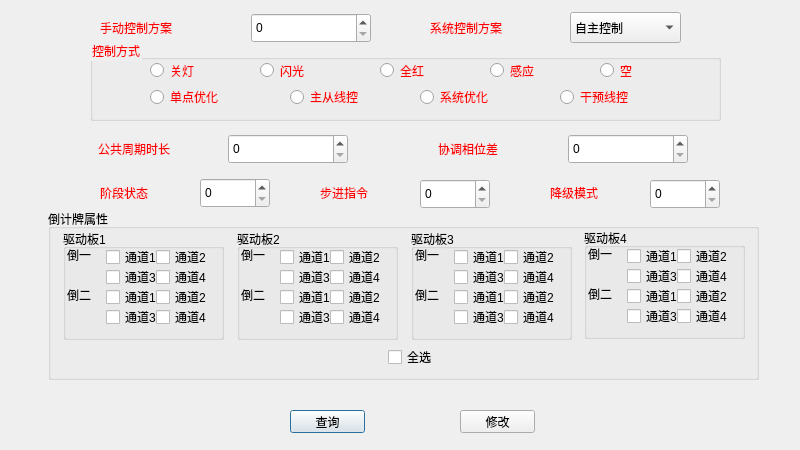
<?xml version="1.0" encoding="UTF-8"?>
<ui version="4.0">
 <class>DialogContrlParm</class>
 <widget class="QDialog" name="DialogContrlParm">
  <property name="geometry">
   <rect>
    <x>0</x>
    <y>0</y>
    <width>800</width>
    <height>450</height>
   </rect>
  </property>
  <property name="windowTitle">
   <string>控制方案表</string>
  </property>
  <widget class="QSpinBox" name="spinphasedif">
   <property name="geometry">
    <rect>
     <x>568</x>
     <y>134</y>
     <width>120</width>
     <height>30</height>
    </rect>
   </property>
   <property name="styleSheet">
    <string notr="true">font: 14pt &quot;黑体&quot;;</string>
   </property>
   <property name="maximum">
    <number>255</number>
   </property>
  </widget>
  <widget class="QLabel" name="label">
   <property name="geometry">
    <rect>
     <x>100</x>
     <y>13</y>
     <width>120</width>
     <height>30</height>
    </rect>
   </property>
   <property name="styleSheet">
    <string notr="true">font: 13pt &quot;黑体&quot;;
color:red;�</string>
   </property>
   <property name="text">
    <string>手动控制方案</string>
   </property>
  </widget>
  <widget class="QSpinBox" name="spinstate">
   <property name="geometry">
    <rect>
     <x>200</x>
     <y>178</y>
     <width>70</width>
     <height>30</height>
    </rect>
   </property>
   <property name="styleSheet">
    <string notr="true">font: 14pt &quot;黑体&quot;;</string>
   </property>
   <property name="maximum">
    <number>16</number>
   </property>
  </widget>
  <widget class="QGroupBox" name="groupBox_6">
   <property name="geometry">
    <rect>
     <x>48</x>
     <y>209</y>
     <width>711</width>
     <height>171</height>
    </rect>
   </property>
   <property name="styleSheet">
    <string notr="true"/>
   </property>
   <property name="title">
    <string>倒计牌属性</string>
   </property>
   <widget class="QGroupBox" name="groupBox_5">
    <property name="geometry">
     <rect>
      <x>536</x>
      <y>19</y>
      <width>161</width>
      <height>111</height>
     </rect>
    </property>
    <property name="title">
     <string>驱动板4</string>
    </property>
    <widget class="QLabel" name="label_14">
     <property name="geometry">
      <rect>
       <x>4</x>
       <y>20</y>
       <width>54</width>
       <height>12</height>
      </rect>
     </property>
     <property name="text">
      <string>倒一</string>
     </property>
    </widget>
    <widget class="QLabel" name="label_15">
     <property name="geometry">
      <rect>
       <x>4</x>
       <y>60</y>
       <width>54</width>
       <height>12</height>
      </rect>
     </property>
     <property name="text">
      <string>倒二</string>
     </property>
    </widget>
    <widget class="QCheckBox" name="checkBox4_1">
     <property name="geometry">
      <rect>
       <x>43</x>
       <y>20</y>
       <width>71</width>
       <height>16</height>
      </rect>
     </property>
     <property name="text">
      <string>通道1</string>
     </property>
    </widget>
    <widget class="QCheckBox" name="checkBox4_2">
     <property name="geometry">
      <rect>
       <x>93</x>
       <y>20</y>
       <width>71</width>
       <height>16</height>
      </rect>
     </property>
     <property name="text">
      <string>通道2</string>
     </property>
    </widget>
    <widget class="QCheckBox" name="checkBox4_3">
     <property name="geometry">
      <rect>
       <x>43</x>
       <y>40</y>
       <width>71</width>
       <height>16</height>
      </rect>
     </property>
     <property name="text">
      <string>通道3</string>
     </property>
    </widget>
    <widget class="QCheckBox" name="checkBox4_4">
     <property name="geometry">
      <rect>
       <x>93</x>
       <y>40</y>
       <width>71</width>
       <height>16</height>
      </rect>
     </property>
     <property name="text">
      <string>通道4</string>
     </property>
    </widget>
    <widget class="QCheckBox" name="checkBox4_6">
     <property name="geometry">
      <rect>
       <x>93</x>
       <y>60</y>
       <width>71</width>
       <height>16</height>
      </rect>
     </property>
     <property name="text">
      <string>通道2</string>
     </property>
    </widget>
    <widget class="QCheckBox" name="checkBox4_5">
     <property name="geometry">
      <rect>
       <x>43</x>
       <y>60</y>
       <width>71</width>
       <height>16</height>
      </rect>
     </property>
     <property name="text">
      <string>通道1</string>
     </property>
    </widget>
    <widget class="QCheckBox" name="checkBox4_7">
     <property name="geometry">
      <rect>
       <x>43</x>
       <y>80</y>
       <width>71</width>
       <height>16</height>
      </rect>
     </property>
     <property name="text">
      <string>通道3</string>
     </property>
    </widget>
    <widget class="QCheckBox" name="checkBox4_8">
     <property name="geometry">
      <rect>
       <x>93</x>
       <y>80</y>
       <width>71</width>
       <height>16</height>
      </rect>
     </property>
     <property name="text">
      <string>通道4</string>
     </property>
    </widget>
   </widget>
   <widget class="QGroupBox" name="groupBox_4">
    <property name="geometry">
     <rect>
      <x>363</x>
      <y>20</y>
      <width>161</width>
      <height>111</height>
     </rect>
    </property>
    <property name="title">
     <string>驱动板3</string>
    </property>
    <widget class="QLabel" name="label_12">
     <property name="geometry">
      <rect>
       <x>4</x>
       <y>20</y>
       <width>54</width>
       <height>12</height>
      </rect>
     </property>
     <property name="text">
      <string>倒一</string>
     </property>
    </widget>
    <widget class="QLabel" name="label_13">
     <property name="geometry">
      <rect>
       <x>4</x>
       <y>60</y>
       <width>54</width>
       <height>12</height>
      </rect>
     </property>
     <property name="text">
      <string>倒二</string>
     </property>
    </widget>
    <widget class="QCheckBox" name="checkBox3_1">
     <property name="geometry">
      <rect>
       <x>43</x>
       <y>20</y>
       <width>71</width>
       <height>16</height>
      </rect>
     </property>
     <property name="text">
      <string>通道1</string>
     </property>
    </widget>
    <widget class="QCheckBox" name="checkBox3_2">
     <property name="geometry">
      <rect>
       <x>93</x>
       <y>20</y>
       <width>71</width>
       <height>16</height>
      </rect>
     </property>
     <property name="text">
      <string>通道2</string>
     </property>
    </widget>
    <widget class="QCheckBox" name="checkBox3_3">
     <property name="geometry">
      <rect>
       <x>43</x>
       <y>40</y>
       <width>71</width>
       <height>16</height>
      </rect>
     </property>
     <property name="text">
      <string>通道3</string>
     </property>
    </widget>
    <widget class="QCheckBox" name="checkBox3_4">
     <property name="geometry">
      <rect>
       <x>93</x>
       <y>40</y>
       <width>71</width>
       <height>16</height>
      </rect>
     </property>
     <property name="text">
      <string>通道4</string>
     </property>
    </widget>
    <widget class="QCheckBox" name="checkBox3_6">
     <property name="geometry">
      <rect>
       <x>93</x>
       <y>60</y>
       <width>71</width>
       <height>16</height>
      </rect>
     </property>
     <property name="text">
      <string>通道2</string>
     </property>
    </widget>
    <widget class="QCheckBox" name="checkBox3_5">
     <property name="geometry">
      <rect>
       <x>43</x>
       <y>60</y>
       <width>71</width>
       <height>16</height>
      </rect>
     </property>
     <property name="text">
      <string>通道1</string>
     </property>
    </widget>
    <widget class="QCheckBox" name="checkBox3_7">
     <property name="geometry">
      <rect>
       <x>43</x>
       <y>80</y>
       <width>71</width>
       <height>16</height>
      </rect>
     </property>
     <property name="text">
      <string>通道3</string>
     </property>
    </widget>
    <widget class="QCheckBox" name="checkBox3_8">
     <property name="geometry">
      <rect>
       <x>93</x>
       <y>80</y>
       <width>71</width>
       <height>16</height>
      </rect>
     </property>
     <property name="text">
      <string>通道4</string>
     </property>
    </widget>
   </widget>
   <widget class="QGroupBox" name="groupBox_3">
    <property name="geometry">
     <rect>
      <x>189</x>
      <y>20</y>
      <width>161</width>
      <height>111</height>
     </rect>
    </property>
    <property name="title">
     <string>驱动板2</string>
    </property>
    <widget class="QLabel" name="label_10">
     <property name="geometry">
      <rect>
       <x>4</x>
       <y>20</y>
       <width>54</width>
       <height>12</height>
      </rect>
     </property>
     <property name="text">
      <string>倒一</string>
     </property>
    </widget>
    <widget class="QLabel" name="label_11">
     <property name="geometry">
      <rect>
       <x>4</x>
       <y>60</y>
       <width>54</width>
       <height>12</height>
      </rect>
     </property>
     <property name="text">
      <string>倒二</string>
     </property>
    </widget>
    <widget class="QCheckBox" name="checkBox2_1">
     <property name="geometry">
      <rect>
       <x>43</x>
       <y>20</y>
       <width>71</width>
       <height>16</height>
      </rect>
     </property>
     <property name="text">
      <string>通道1</string>
     </property>
    </widget>
    <widget class="QCheckBox" name="checkBox2_2">
     <property name="geometry">
      <rect>
       <x>93</x>
       <y>20</y>
       <width>71</width>
       <height>16</height>
      </rect>
     </property>
     <property name="text">
      <string>通道2</string>
     </property>
    </widget>
    <widget class="QCheckBox" name="checkBox2_3">
     <property name="geometry">
      <rect>
       <x>43</x>
       <y>40</y>
       <width>71</width>
       <height>16</height>
      </rect>
     </property>
     <property name="text">
      <string>通道3</string>
     </property>
    </widget>
    <widget class="QCheckBox" name="checkBox2_4">
     <property name="geometry">
      <rect>
       <x>93</x>
       <y>40</y>
       <width>71</width>
       <height>16</height>
      </rect>
     </property>
     <property name="text">
      <string>通道4</string>
     </property>
    </widget>
    <widget class="QCheckBox" name="checkBox2_6">
     <property name="geometry">
      <rect>
       <x>93</x>
       <y>60</y>
       <width>71</width>
       <height>16</height>
      </rect>
     </property>
     <property name="text">
      <string>通道2</string>
     </property>
    </widget>
    <widget class="QCheckBox" name="checkBox2_5">
     <property name="geometry">
      <rect>
       <x>43</x>
       <y>60</y>
       <width>71</width>
       <height>16</height>
      </rect>
     </property>
     <property name="text">
      <string>通道1</string>
     </property>
    </widget>
    <widget class="QCheckBox" name="checkBox2_7">
     <property name="geometry">
      <rect>
       <x>43</x>
       <y>80</y>
       <width>71</width>
       <height>16</height>
      </rect>
     </property>
     <property name="text">
      <string>通道3</string>
     </property>
    </widget>
    <widget class="QCheckBox" name="checkBox2_8">
     <property name="geometry">
      <rect>
       <x>93</x>
       <y>80</y>
       <width>71</width>
       <height>16</height>
      </rect>
     </property>
     <property name="text">
      <string>通道4</string>
     </property>
    </widget>
   </widget>
   <widget class="QGroupBox" name="groupBox_2">
    <property name="geometry">
     <rect>
      <x>15</x>
      <y>20</y>
      <width>161</width>
      <height>111</height>
     </rect>
    </property>
    <property name="title">
     <string>驱动板1</string>
    </property>
    <widget class="QLabel" name="label_3">
     <property name="geometry">
      <rect>
       <x>4</x>
       <y>20</y>
       <width>54</width>
       <height>12</height>
      </rect>
     </property>
     <property name="text">
      <string>倒一</string>
     </property>
    </widget>
    <widget class="QLabel" name="label_9">
     <property name="geometry">
      <rect>
       <x>4</x>
       <y>60</y>
       <width>54</width>
       <height>12</height>
      </rect>
     </property>
     <property name="text">
      <string>倒二</string>
     </property>
    </widget>
    <widget class="QCheckBox" name="checkBox1_1">
     <property name="geometry">
      <rect>
       <x>43</x>
       <y>20</y>
       <width>71</width>
       <height>16</height>
      </rect>
     </property>
     <property name="text">
      <string>通道1</string>
     </property>
    </widget>
    <widget class="QCheckBox" name="checkBox1_2">
     <property name="geometry">
      <rect>
       <x>93</x>
       <y>20</y>
       <width>71</width>
       <height>16</height>
      </rect>
     </property>
     <property name="text">
      <string>通道2</string>
     </property>
    </widget>
    <widget class="QCheckBox" name="checkBox1_3">
     <property name="geometry">
      <rect>
       <x>43</x>
       <y>40</y>
       <width>71</width>
       <height>16</height>
      </rect>
     </property>
     <property name="text">
      <string>通道3</string>
     </property>
    </widget>
    <widget class="QCheckBox" name="checkBox1_4">
     <property name="geometry">
      <rect>
       <x>93</x>
       <y>40</y>
       <width>71</width>
       <height>16</height>
      </rect>
     </property>
     <property name="text">
      <string>通道4</string>
     </property>
    </widget>
    <widget class="QCheckBox" name="checkBox1_6">
     <property name="geometry">
      <rect>
       <x>93</x>
       <y>60</y>
       <width>71</width>
       <height>16</height>
      </rect>
     </property>
     <property name="text">
      <string>通道2</string>
     </property>
    </widget>
    <widget class="QCheckBox" name="checkBox1_5">
     <property name="geometry">
      <rect>
       <x>43</x>
       <y>60</y>
       <width>71</width>
       <height>16</height>
      </rect>
     </property>
     <property name="text">
      <string>通道1</string>
     </property>
    </widget>
    <widget class="QCheckBox" name="checkBox1_7">
     <property name="geometry">
      <rect>
       <x>43</x>
       <y>80</y>
       <width>71</width>
       <height>16</height>
      </rect>
     </property>
     <property name="text">
      <string>通道3</string>
     </property>
    </widget>
    <widget class="QCheckBox" name="checkBox1_8">
     <property name="geometry">
      <rect>
       <x>93</x>
       <y>80</y>
       <width>71</width>
       <height>16</height>
      </rect>
     </property>
     <property name="text">
      <string>通道4</string>
     </property>
    </widget>
   </widget>
   <widget class="QCheckBox" name="checkBox">
    <property name="geometry">
     <rect>
      <x>340</x>
      <y>140</y>
      <width>61</width>
      <height>16</height>
     </rect>
    </property>
    <property name="text">
     <string>全选</string>
    </property>
   </widget>
  </widget>
  <widget class="QSpinBox" name="spininstruction">
   <property name="geometry">
    <rect>
     <x>420</x>
     <y>179</y>
     <width>70</width>
     <height>30</height>
    </rect>
   </property>
   <property name="styleSheet">
    <string notr="true">font: 14pt &quot;黑体&quot;;</string>
   </property>
   <property name="maximum">
    <number>16</number>
   </property>
  </widget>
  <widget class="QLabel" name="label_4">
   <property name="geometry">
    <rect>
     <x>438</x>
     <y>134</y>
     <width>120</width>
     <height>30</height>
    </rect>
   </property>
   <property name="styleSheet">
    <string notr="true">font: 13pt &quot;黑体&quot;;
color:red;�</string>
   </property>
   <property name="text">
    <string>协调相位差</string>
   </property>
  </widget>
  <widget class="QLabel" name="label_7">
   <property name="geometry">
    <rect>
     <x>320</x>
     <y>178</y>
     <width>100</width>
     <height>30</height>
    </rect>
   </property>
   <property name="styleSheet">
    <string notr="true">font: 13pt &quot;黑体&quot;;
color:red;�</string>
   </property>
   <property name="text">
    <string>步进指令</string>
   </property>
  </widget>
  <widget class="QSpinBox" name="spinmodel">
   <property name="geometry">
    <rect>
     <x>650</x>
     <y>179</y>
     <width>70</width>
     <height>30</height>
    </rect>
   </property>
   <property name="styleSheet">
    <string notr="true">font: 14pt &quot;黑体&quot;;</string>
   </property>
   <property name="maximum">
    <number>13</number>
   </property>
  </widget>
  <widget class="QLabel" name="label_2">
   <property name="geometry">
    <rect>
     <x>430</x>
     <y>13</y>
     <width>120</width>
     <height>30</height>
    </rect>
   </property>
   <property name="styleSheet">
    <string notr="true">font: 13pt &quot;黑体&quot;;
color:red;�</string>
   </property>
   <property name="text">
    <string>系统控制方案</string>
   </property>
  </widget>
  <widget class="QLabel" name="label_5">
   <property name="geometry">
    <rect>
     <x>98</x>
     <y>134</y>
     <width>121</width>
     <height>30</height>
    </rect>
   </property>
   <property name="styleSheet">
    <string notr="true">font: 13pt &quot;黑体&quot;;
color:red;�</string>
   </property>
   <property name="text">
    <string>公共周期时长</string>
   </property>
  </widget>
  <widget class="QSpinBox" name="spinManual">
   <property name="geometry">
    <rect>
     <x>251</x>
     <y>13</y>
     <width>120</width>
     <height>30</height>
    </rect>
   </property>
   <property name="styleSheet">
    <string notr="true">font: 14pt &quot;黑体&quot;;</string>
   </property>
   <property name="maximum">
    <number>255</number>
   </property>
  </widget>
  <widget class="QSpinBox" name="spincycletime">
   <property name="geometry">
    <rect>
     <x>228</x>
     <y>134</y>
     <width>120</width>
     <height>30</height>
    </rect>
   </property>
   <property name="styleSheet">
    <string notr="true">font: 14pt &quot;黑体&quot;;</string>
   </property>
   <property name="maximum">
    <number>255</number>
   </property>
  </widget>
  <widget class="QLabel" name="label_8">
   <property name="geometry">
    <rect>
     <x>550</x>
     <y>178</y>
     <width>100</width>
     <height>30</height>
    </rect>
   </property>
   <property name="styleSheet">
    <string notr="true">font: 13pt &quot;黑体&quot;;
color:red;�</string>
   </property>
   <property name="text">
    <string>降级模式</string>
   </property>
  </widget>
  <widget class="QLabel" name="label_6">
   <property name="geometry">
    <rect>
     <x>100</x>
     <y>178</y>
     <width>100</width>
     <height>30</height>
    </rect>
   </property>
   <property name="styleSheet">
    <string notr="true">font: 13pt &quot;黑体&quot;;
color:red;�</string>
   </property>
   <property name="text">
    <string>阶段状态</string>
   </property>
  </widget>
  <widget class="QGroupBox" name="groupBox">
   <property name="geometry">
    <rect>
     <x>90</x>
     <y>40</y>
     <width>631</width>
     <height>81</height>
    </rect>
   </property>
   <property name="styleSheet">
    <string notr="true">font: 11pt &quot;黑体&quot;;
color:red;�</string>
   </property>
   <property name="title">
    <string>控制方式</string>
   </property>
   <widget class="QRadioButton" name="radioclose">
    <property name="geometry">
     <rect>
      <x>60</x>
      <y>20</y>
      <width>71</width>
      <height>21</height>
     </rect>
    </property>
    <property name="text">
     <string>关灯</string>
    </property>
   </widget>
   <widget class="QRadioButton" name="radioflash">
    <property name="geometry">
     <rect>
      <x>170</x>
      <y>20</y>
      <width>71</width>
      <height>21</height>
     </rect>
    </property>
    <property name="text">
     <string>闪光</string>
    </property>
   </widget>
   <widget class="QRadioButton" name="radioallred">
    <property name="geometry">
     <rect>
      <x>290</x>
      <y>20</y>
      <width>71</width>
      <height>21</height>
     </rect>
    </property>
    <property name="text">
     <string>全红</string>
    </property>
   </widget>
   <widget class="QRadioButton" name="radiofeel">
    <property name="geometry">
     <rect>
      <x>400</x>
      <y>20</y>
      <width>71</width>
      <height>21</height>
     </rect>
    </property>
    <property name="text">
     <string>感应</string>
    </property>
   </widget>
   <widget class="QRadioButton" name="radiosinglebetter">
    <property name="geometry">
     <rect>
      <x>60</x>
      <y>47</y>
      <width>110</width>
      <height>20</height>
     </rect>
    </property>
    <property name="text">
     <string>单点优化</string>
    </property>
   </widget>
   <widget class="QRadioButton" name="radiomasterlinecontrl">
    <property name="geometry">
     <rect>
      <x>200</x>
      <y>47</y>
      <width>110</width>
      <height>20</height>
     </rect>
    </property>
    <property name="text">
     <string>主从线控</string>
    </property>
   </widget>
   <widget class="QRadioButton" name="radiosystembetter">
    <property name="geometry">
     <rect>
      <x>330</x>
      <y>47</y>
      <width>110</width>
      <height>20</height>
     </rect>
    </property>
    <property name="text">
     <string>系统优化</string>
    </property>
   </widget>
   <widget class="QRadioButton" name="radiointerventionlinecontrl">
    <property name="geometry">
     <rect>
      <x>470</x>
      <y>47</y>
      <width>110</width>
      <height>20</height>
     </rect>
    </property>
    <property name="text">
     <string>干预线控</string>
    </property>
   </widget>
   <widget class="QRadioButton" name="radionull">
    <property name="geometry">
     <rect>
      <x>510</x>
      <y>20</y>
      <width>71</width>
      <height>21</height>
     </rect>
    </property>
    <property name="text">
     <string>空</string>
    </property>
   </widget>
  </widget>
  <widget class="QLabel" name="display">
   <property name="geometry">
    <rect>
     <x>351</x>
     <y>378</y>
     <width>121</width>
     <height>31</height>
    </rect>
   </property>
   <property name="text">
    <string/>
   </property>
  </widget>
  <widget class="QPushButton" name="butfind">
   <property name="geometry">
    <rect>
     <x>290</x>
     <y>410</y>
     <width>75</width>
     <height>23</height>
    </rect>
   </property>
   <property name="text">
    <string>查询</string>
   </property>
  </widget>
  <widget class="QPushButton" name="butok">
   <property name="geometry">
    <rect>
     <x>460</x>
     <y>410</y>
     <width>75</width>
     <height>23</height>
    </rect>
   </property>
   <property name="text">
    <string>修改</string>
   </property>
  </widget>
  <widget class="QComboBox" name="comboBoxplan">
   <property name="geometry">
    <rect>
     <x>570</x>
     <y>12</y>
     <width>111</width>
     <height>31</height>
    </rect>
   </property>
   <item>
    <property name="text">
     <string>自主控制</string>
    </property>
   </item>
   <item>
    <property name="text">
     <string>配时方案1</string>
    </property>
   </item>
   <item>
    <property name="text">
     <string>配时方案2</string>
    </property>
   </item>
   <item>
    <property name="text">
     <string>配时方案3</string>
    </property>
   </item>
   <item>
    <property name="text">
     <string>配时方案4</string>
    </property>
   </item>
   <item>
    <property name="text">
     <string>配时方案5</string>
    </property>
   </item>
   <item>
    <property name="text">
     <string>配时方案6</string>
    </property>
   </item>
   <item>
    <property name="text">
     <string>配时方案7</string>
    </property>
   </item>
   <item>
    <property name="text">
     <string>配时方案8</string>
    </property>
   </item>
   <item>
    <property name="text">
     <string>配时方案9</string>
    </property>
   </item>
   <item>
    <property name="text">
     <string>配时方案10</string>
    </property>
   </item>
   <item>
    <property name="text">
     <string>配时方案11</string>
    </property>
   </item>
   <item>
    <property name="text">
     <string>配时方案12</string>
    </property>
   </item>
   <item>
    <property name="text">
     <string>配时方案13</string>
    </property>
   </item>
   <item>
    <property name="text">
     <string>配时方案14</string>
    </property>
   </item>
   <item>
    <property name="text">
     <string>配时方案15</string>
    </property>
   </item>
   <item>
    <property name="text">
     <string>配时方案16</string>
    </property>
   </item>
   <item>
    <property name="text">
     <string>配时方案17</string>
    </property>
   </item>
   <item>
    <property name="text">
     <string>配时方案18</string>
    </property>
   </item>
   <item>
    <property name="text">
     <string>配时方案19</string>
    </property>
   </item>
   <item>
    <property name="text">
     <string>配时方案20</string>
    </property>
   </item>
   <item>
    <property name="text">
     <string>配时方案21</string>
    </property>
   </item>
   <item>
    <property name="text">
     <string>配时方案22</string>
    </property>
   </item>
   <item>
    <property name="text">
     <string>配时方案23</string>
    </property>
   </item>
   <item>
    <property name="text">
     <string>配时方案24</string>
    </property>
   </item>
   <item>
    <property name="text">
     <string>配时方案25</string>
    </property>
   </item>
   <item>
    <property name="text">
     <string>配时方案26</string>
    </property>
   </item>
   <item>
    <property name="text">
     <string>配时方案27</string>
    </property>
   </item>
   <item>
    <property name="text">
     <string>配时方案28</string>
    </property>
   </item>
   <item>
    <property name="text">
     <string>配时方案29</string>
    </property>
   </item>
   <item>
    <property name="text">
     <string>配时方案30</string>
    </property>
   </item>
   <item>
    <property name="text">
     <string>配时方案31</string>
    </property>
   </item>
   <item>
    <property name="text">
     <string>配时方案32</string>
    </property>
   </item>
   <item>
    <property name="text">
     <string>全红</string>
    </property>
   </item>
   <item>
    <property name="text">
     <string>闪光</string>
    </property>
   </item>
   <item>
    <property name="text">
     <string>关灯</string>
    </property>
   </item>
  </widget>
 </widget>
 <resources/>
 <connections/>
</ui>
